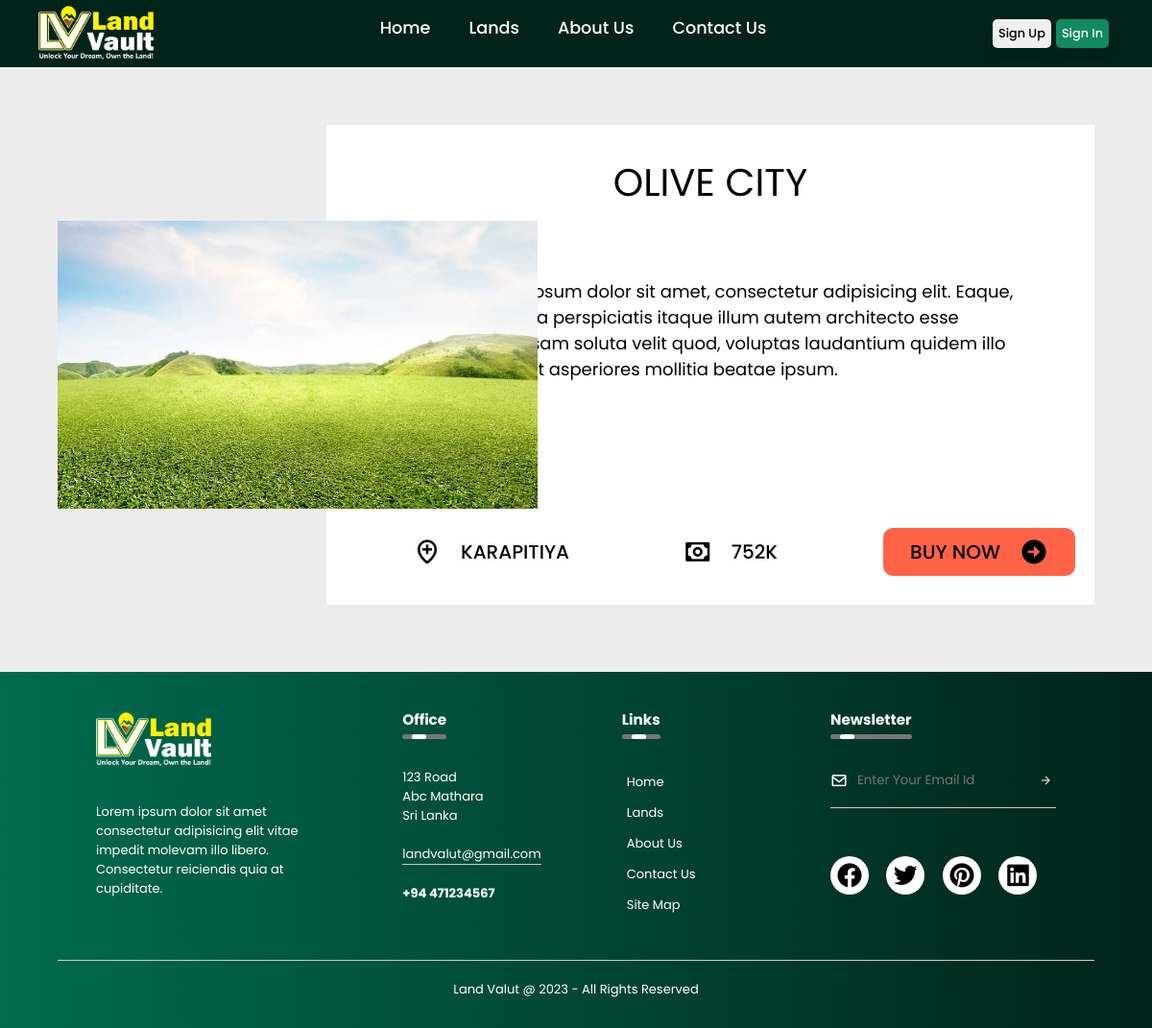
The app's page /landDetails.php?id=4 with its own data.
### tables this page shows
CREATE TABLE land(
	landID INT AUTO_INCREMENT PRIMARY KEY NOT NULL,
	l_title varchar(60) NOT NULL,
	l_location varchar(30) NOT NULL,
	l_price varchar(20) NOT NULL,
	l_imgLoc varchar(20) NOT NULL,
	sellerID INT NOT NULL,
	isSold INT NOT NULL,
	l_description varchar(300)
);

### landDetails.php (the view, shortened to what this page needs)
<?php
    $title = 'Land Details'; include("header.php");
?>
<link rel="stylesheet" href="./css/landDetails.css">
<?php
    include_once("./config/databaseConfig.php");
    $id = $_GET["id"];
    $sql = mysqli_query($conn, "SELECT * FROM land
                                         WHERE landID='" . $id . "';
                                        ");
    $row  = mysqli_fetch_array($sql);
    $landID = $row['landID'];
    $image = $row['l_imgLoc'];
    $title = $row['l_title'];
    $location = $row['l_location'];
    $price = $row['l_price'];
    $description = $row['l_description'];
    echo "
<div class='land_container'>
    <div class='img_container'>
        <img src='./images/lands/".$image.".webp' alt=''>
    </div>
    <div class='det_container'>
        <div class='land_title'>
            <p>". $title ."</p>
        </div>
        <div class='land_des'>
            <P>". $description ."</P>
        </div>
        <div class='land_tags'>
            <div class='location'>
                <i class='bx bx-location-plus'></i>
                <p>". $location ."</p>
            </div>
            <div class='price'>
                <i class='bx bx-money'></i>
                <p>". $price ."</p>
            </div>
        </div> ";
        if ($row['isSold'] === '0' ){
        echo "
        <a href='./paymentgateway.php?id=". $landID ."'>
        <div class='buy_btn'>
            <p>BUY NOW</p>
            <i class='bx bxs-right-arrow-circle'></i>
        </div>
        </a>
    </div>
</div>
";
        }
?>
<?php include("footer.php"); ?>

### css/header.css (style rules this page uses)
* { margin: 0; padding: 0; box-sizing: border-box; font-family: 'Poppins', sans-serif; scroll-behavior: smooth; list-style: none; text-decoration: none; }
body { background-color: #ececec; }

### css/landDetails.css (style rules this page uses)
.land_container { width: 90%; height: 700px; margin: auto; padding-top: 100px; position: relative; }
.land_container a { color: black; }
.img_container img { width: 500px; height: 300px; position: absolute; top: 230px; z-index: 555; }
.det_container { width: 800px; height: 500px; position: absolute; top: 130px; right: 0; background-color: #fff; }
.land_title { width: 100%; height: 80px; text-align: center; justify-content: center; align-items: center; padding-top: 30px; }
.land_title p { padding: auto; font-size: 40px; }
.land_des { width: 600px; height: 200px; position: absolute; right: 50px; top: 160px; }
.land_des p { font-size: 18px; }
.land_tags { position: absolute; display: flex; bottom: 30px; left: 80px; width: 50%; height: 50px; align-items: center; justify-content: space-between; }
.location , .price { display: flex; }
.buy_btn { position: absolute; display: flex; bottom: 30px; background-color: tomato; right: 20px; width: 25%; height: 50px; align-items: center; justify-content: center; border-radius: 10px; cursor: pointer; transition: 0.2s; }
.land_tags .bx { padding: 10px; font-size: 30px; }
.land_tags .location p, .land_tags .price p { align-items: center; padding: 10px; font-size: 20px; font-weight: 500; }
.buy_btn .bx { padding: 10px; font-size: 30px; }
.buy_btn p { align-items: center; padding: 10px; font-size: 20px; font-weight: 500; }

### css/footer.css (style rules this page uses)
* { margin: 0; padding: 0; box-sizing: border-box; font-family: 'Poppins', sans-serif; scroll-behavior: smooth; list-style: none; text-decoration: none; }

### records on screen
land: l_title "OLIVE CITY", l_description "Lorem ipsum dolor sit amet, consectetur adipisicing elit. Eaque, animi. Ea perspiciatis itaque illum autem architecto esse laboriosam soluta velit quod, voluptas laudantium quidem illo nesciunt asperiores mollitia beatae ipsum.", l_location "KARAPITIYA", l_price "752K"
